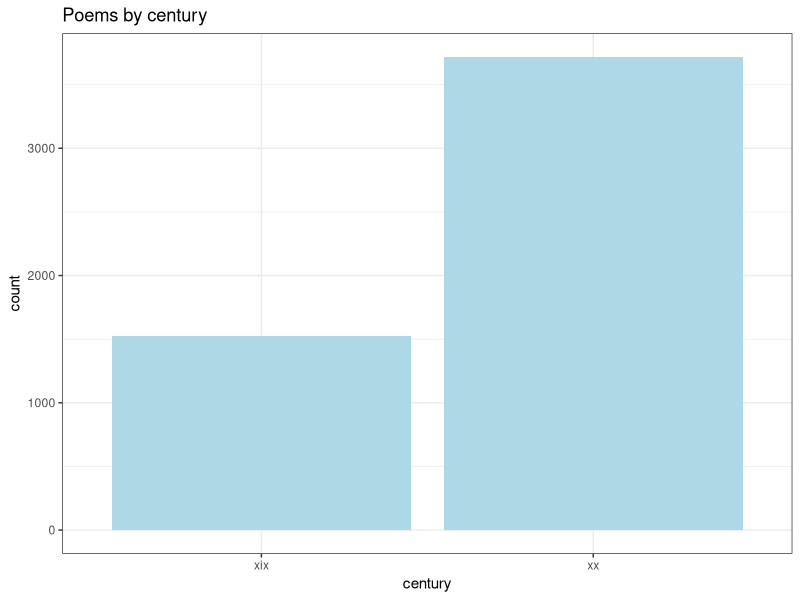
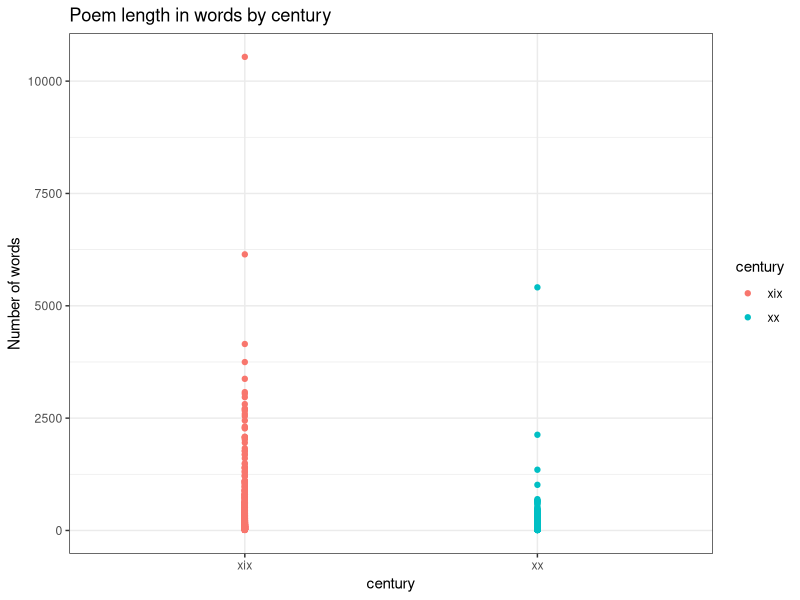
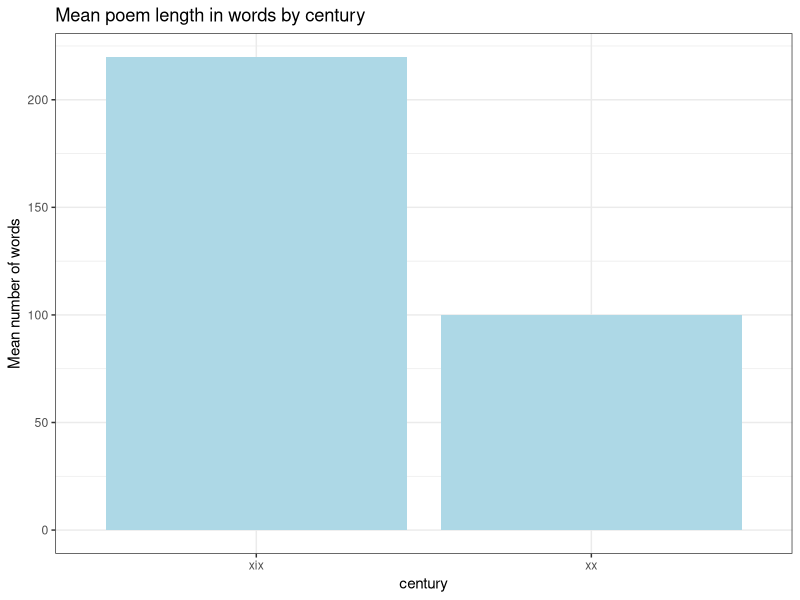
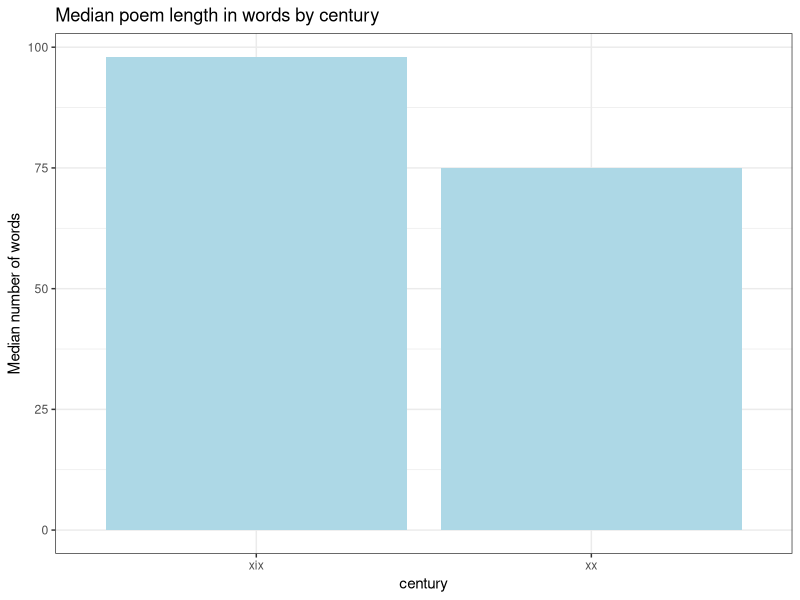
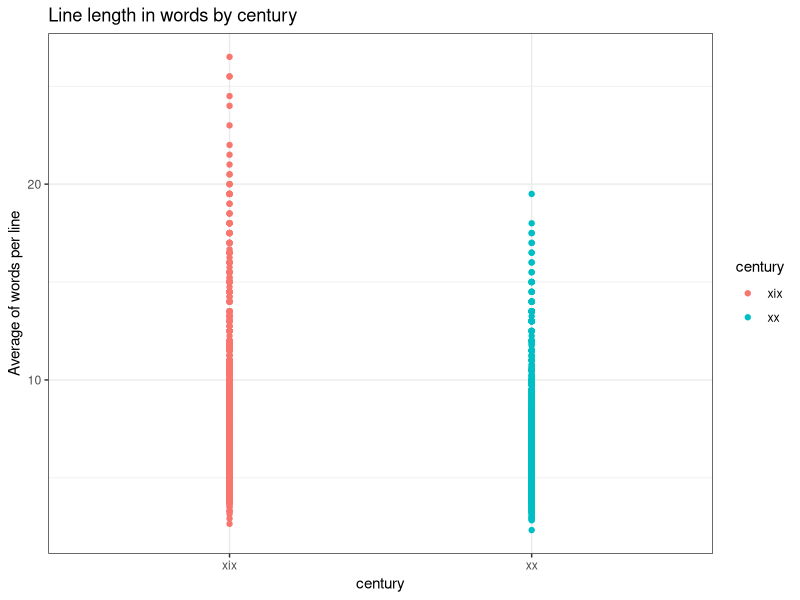
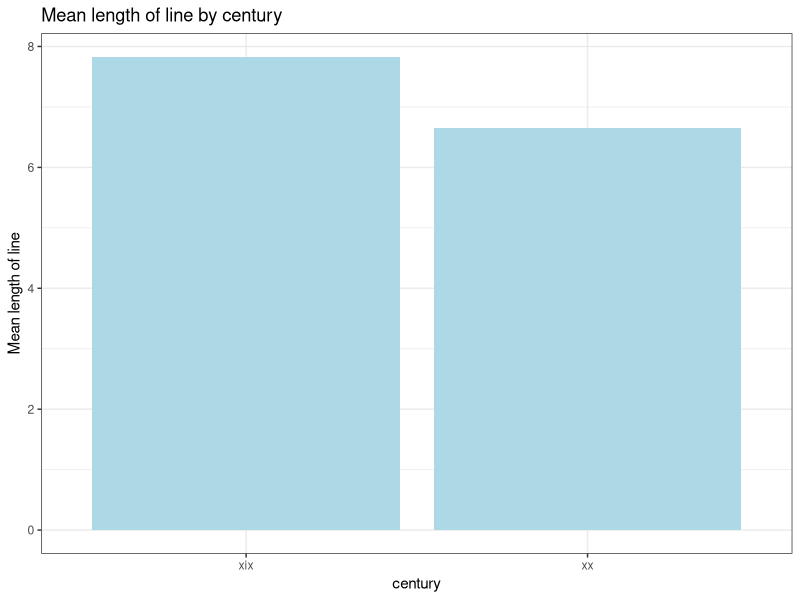
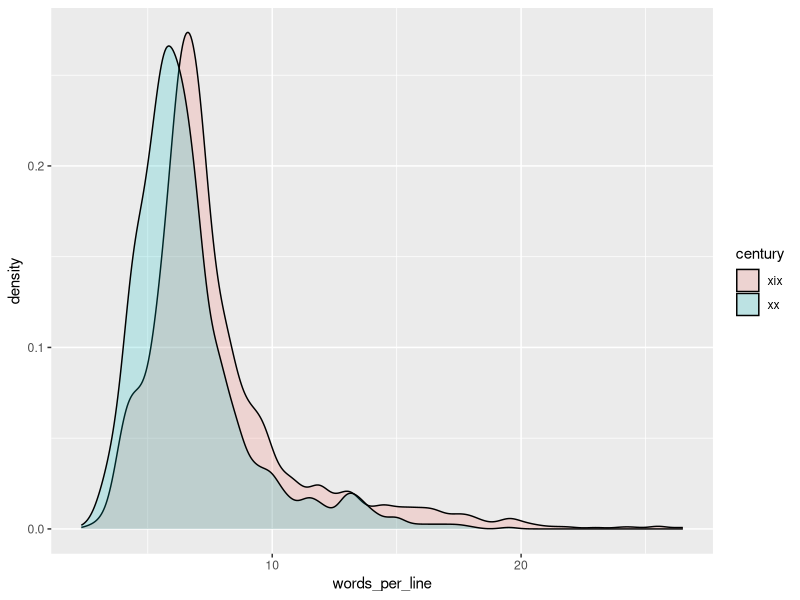
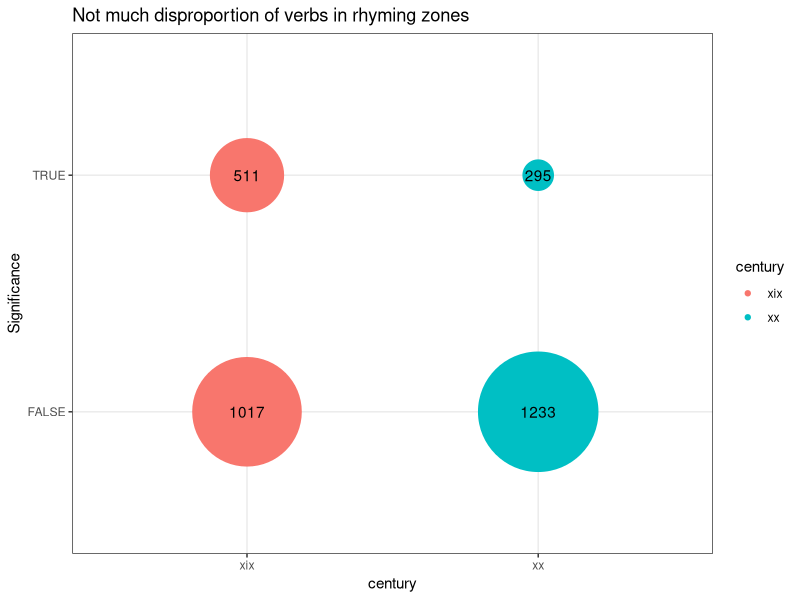

These charts were generated, in order, by the following R code:
## ---- chunk 1
library(tidyverse)
poetic <- read.csv("poetic.csv")


poetic <- poetic[, c(5, 3, 11, 4, 2, 10, 6, 8, 7, 9)]



# 5267 poems




no_rhymes <- poetic[poetic$rhymes == 0, ]
str(no_rhymes)

# 21 poems with no rhymes
poetic <- poetic[poetic$rhymes > 0, ]
str(poetic)

#Let's have a look

poetic %>% 
  ggplot(aes(century)) +
  geom_bar(fill = "lightblue") +
  labs(title = "Poems by century") +
  theme_bw()


## ---- chunk 2
xx_cent <- poetic[poetic$century == "xx", ]
xix_cent <- poetic[poetic$century == "xix", ]
str(xx_cent)

# Now there are 5246 poems 
# Including 1528 XIX century poems and 3718 XX century poems



set.seed(42)
xx_cent_short <- sample_n(xx_cent, 1528)

poems <- rbind(xix_cent, xx_cent_short)
head(poems)
## ---- chunk 3
poems$words_per_line <- round(poems$words / poems$rhymes, 2)
poems$percentage_verbs <- round(poems$verbs / poems$words, 2)
poems$percentage_rhyming_verbs <- round(poems$rhyming_verbs / poems$rhymes, 2)

head(poems)
## ---- chunk 4
poems %>% 
  ggplot(aes(century, words))+
  geom_point(aes(color = century)) +
  labs(title = "Poem length in words by century") +
  ylab("Number of words") +
  theme_bw()




## ---- chunk 5
poems %>% 
  group_by(century) %>% 
  summarise(mean_words = mean(words))  %>% 
  ggplot(aes(x = century, y = mean_words)) +
  geom_col(fill = "lightblue") +
  labs(title = "Mean poem length in words by century") +
  ylab("Mean number of words") +
  theme_bw()
  
## ---- chunk 6
poems %>% 
  group_by(century) %>% 
  summarise(median_words = median(words))  %>% 
  ggplot(aes(x = century, y = median_words)) +
  geom_col(fill = "lightblue") +
  labs(title = "Median poem length in words by century") +
  ylab("Median number of words") +
  theme_bw()

## ---- chunk 7
poems %>% 
  group_by(century) %>%
  summarise(mean_line_length = mean(words_per_line))
## ---- chunk 8
poems %>% 
  ggplot(aes(century, words_per_line))+
  geom_point(aes(color = century)) +
  labs(title = "Line length in words by century") +
  ylab("Average of words per line") +
  theme_bw()
## ---- chunk 9
poems %>% 
  group_by(century) %>%
  summarise(mean_line_length = mean(words_per_line)) %>% 
  ggplot(aes(x = century, y = mean_line_length)) +
  geom_col(fill = "lightblue") +
  labs(title = "Mean length of line by century") +
  ylab("Mean length of line") +
  theme_bw()
  
 
## ---- chunk 10


poems %>% 
  ggplot(aes(words_per_line, fill = century))+
  geom_density(alpha = 0.2)


## ---- chunk 11
xix_cent$words_per_line <- round(xix_cent$words / xix_cent$rhymes, 2)
xx_cent_short$words_per_line <- round(xx_cent_short$words / xx_cent_short$rhymes, 2)


sd(xix_cent$words_per_line)
sd(xx_cent_short$words_per_line)

## ---- chunk 12
t.test(xix_cent$words_per_line, xx_cent_short$words_per_line, alternative = "two.sided", var.equal = FALSE)


## ---- chunk 13
head(poems)
## ---- chunk 14

btest <- function(x, n, p) {binom.test(x, n, p, alternative=
                           "two.sided", conf.level = 0.95)$p.value}
poems$pval <- mapply(btest, poems$rhyming_verbs, poems$rhymes, poems$percentage_verbs)

poems$reject_null_hyp <- poems$pval < 0.05
  
head(poems)  

## ---- chunk 15
poems$fewer_rhyming_verbs <- poems$percentage_rhyming_verbs < poems$percentage_verbs

head(poems)
## ---- chunk 16
significantly_fewer_r_verbs <- poems[(poems$fewer_rhyming_verbs == TRUE & 
                                        poems$reject_null_hyp == TRUE), ]
significantly_fewer_r_verbs
## ---- chunk 17
significantly_more_r_verbs <- poems[(poems$fewer_rhyming_verbs == FALSE & 
                                        poems$reject_null_hyp == TRUE), ]
str(significantly_more_r_verbs)
## ---- chunk 18
poems %>% 
  group_by(century, reject_null_hyp) %>% 
  summarise(n())
  
## ---- chunk 19
poems %>% 
  group_by(century, reject_null_hyp) %>% 
  summarise(number = n()) %>% 
  ggplot(aes(century, reject_null_hyp, label = number)) +
  geom_point(aes(size = number, color = century))+
  geom_text() +
  scale_size(range = c(10, 40))+
  guides(size = F) +
  labs(title = "Not much disproportion of verbs in rhyming zones")+
  ylab("Significance")+
  theme_bw()

## ---- chunk 20
contingency_table <- matrix(c(511, 1017, 303, 1225), nrow = 2, ncol = 2, byrow = TRUE)
dimnames(contingency_table) <- list(c("XIX century", "XX century"),
                                    c("more rhyming verbs", "no disproportion"))
                                  
contingency_table
## ---- chunk 21
fisher.test(contingency_table)
